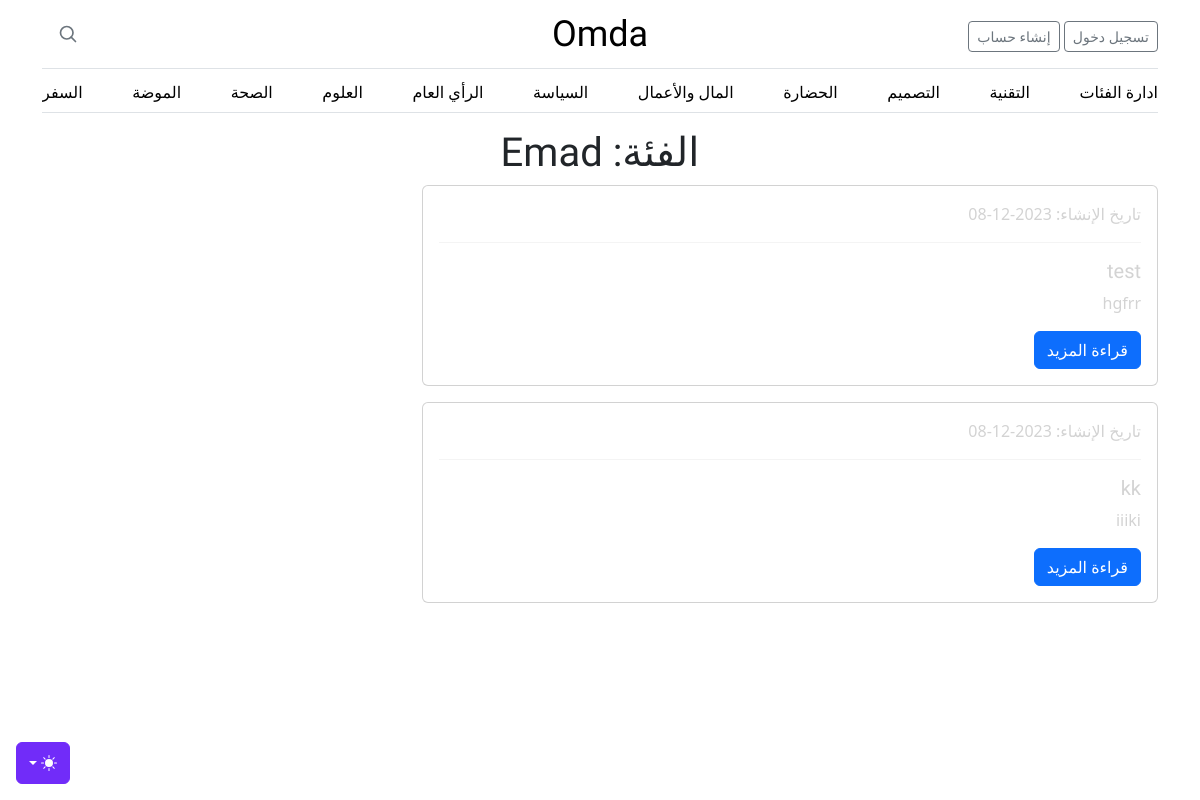
Screenshot of /category/Emad with the database file from the repository.
### app/models.py (models this page shows, shortened)
class Category(db.Model):
    id = db.Column(db.Integer, primary_key=True)
    name = db.Column(db.String(30), unique=True)
    posts = db.relationship("Post", back_populates="category")

class Post(db.Model):
    id = db.Column(db.Integer, primary_key=True)
    title = db.Column(db.String)
    content = db.Column(db.String)
    created_at = db.Column(db.DateTime, default=datetime.utcnow)
    is_read = db.Column(db.Boolean, default=False)
    user_id = db.Column(db.Integer, db.ForeignKey("user.id"))
    category_id = db.Column(db.Integer, db.ForeignKey("category.id"))
    category = db.relationship("Category", back_populates="posts")
    comments = db.relationship(
        "Comment", back_populates="post", cascade="all, delete-orphan"
    )

### app/viwes/fields.py (the view)
@fields.route("/category/<string:category>")
def category_posts(category):
    posts = Post.query.filter_by(
        category=Category.query.filter_by(name=category).first()
    ).all()
    return render_template("fields/category.html", category=category, posts=posts)

### app/templates/fields/category.html
{% extends 'layout.html' %}
{% block content %}
    <div class="container">
        <h1 class="text-center">الفئة: {{ category }}</h1>
        <div class="row">
            {% for post in posts %}
            <div class="container">
  <div class="row">
    <div class="col-md-8">
      <div class="card mb-3">
        <div class="card-body" style="color: {% if post.is_read %}lightgray{% else %}red{% endif %}">
<p class="card-text">تاريخ الإنشاء: {{ post.created_at.strftime("%Y-%m-%d") }}</p>
              <hr>
          <h5 class="card-title">{{ post.title }}</h5>
          <p class="card-text">{{ post.content[:100]|safe }}</p>
              <a href="/articles/{{post.id}}" class="btn btn-primary">قراءة المزيد</a>
        </div>
      </div>
    </div>
  </div>
</div>
            {% endfor %}
        </div>
    </div>
{% endblock %}

### app/static/css/blog.rtl.css (style rules this page uses)
h1, h2, h3, h4, h5, h6 { font-family: Amiri, Georgia, "Times New Roman", serif; }

### rows the page displays
Category: name "Emad"
Post: created_at "2023-12-08", title "test", content "hgfrr"
Post: created_at "2023-12-08", title "kk", content "iiiki"
